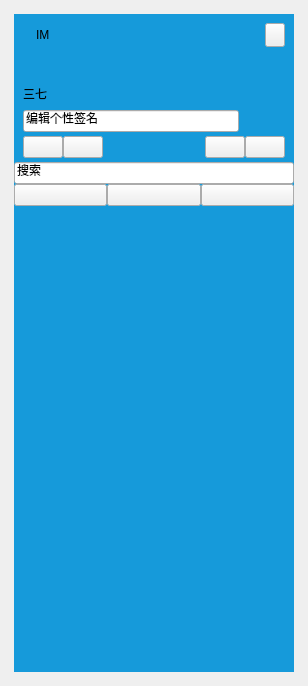
<?xml version="1.0" encoding="UTF-8"?>
<ui version="4.0">
 <class>MainForm</class>
 <widget class="QWidget" name="MainForm">
  <property name="geometry">
   <rect>
    <x>0</x>
    <y>0</y>
    <width>308</width>
    <height>686</height>
   </rect>
  </property>
  <property name="windowTitle">
   <string>Form</string>
  </property>
  <layout class="QGridLayout" name="gridLayout">
   <item row="0" column="0">
    <widget class="QWidget" name="main_widget" native="true">
     <property name="styleSheet">
      <string notr="true">*{
	font: 9pt &quot;微软雅黑&quot;;
}

#main_widget{
	border-radius:2px;
	border-image: url(:/sys/back.png) 5;
}

#centralwidget{
	border-radius:2px;
}

/*上部用户信息区域*/
#main_top{
	
}

#label_logo_name{
	color:#fff;
	font-size:9pt;
}

/*昵称，等级，签名等位置定义*/
#top_names *{
	color:#fff;
}

#top_names #label_nick{
	font-size:12pt;
}

#top_names #label_status{
	 
}

#top_names QLineEdit{
	color:#fff;
	font-size:10pt;
	background-color: rgba(255, 255, 255,0);
	border:none;
	border-radius:2px;
	 
}

#top_names QLineEdit:focus{
	background-color: rgb(255, 255, 255); 
	color:#000;
	border:1px solid rgb(213, 213, 213);
}

#top_names QLineEdit:hover{
	 border:1px solid rgba(0,0,0,100);
}


/*顶部按钮定义*/
#top_title QPushButton{
	border:none;
	width:24px;
	height:20px;
	border-radius:2px;
}

#top_title QPushButton:hover{
    border:1px solid rgb(13, 97, 137);
	background-color:rgb(212, 64, 39);
   
}
/*工具栏图标定义*/
#top_tools QPushButton{
	border:none;
	width:24px;
	height:20px;
	border-radius:2px;
}

#top_tools QPushButton:hover{
   border:1px solid rgb(13, 97, 137);
   
}

/*搜索框*/
QLineEdit#search{
	padding:6px;
	border:none;
	background-color: rgba(0,0,0,60);
	color: rgb(229, 229, 229);
	background-image: url(:/sys/search.png);
	background-repeat:no;
	background-position:right center;
	background-origin: content;
	
}

#search:focus{
	background-color: #fff;
	color: #000;
	border-bottom:1px solid #ccc;
}

#center_stack QWidget{
	background-color: rgba(255, 255, 255,230);
}

#center_stack QWidget&gt;QWidget{
	background-color: rgba(255, 255, 255,0);
}


#center_nav{
	min-height:38px;
	border-bottom:1px solid rgb(211, 225, 226);
	background-color: rgba(255, 255, 255,230);
}

#center_nav QPushButton{
	border:none;
	background-repeat:none;
	background-position:center;
	height:38px;

}

/*联系人列表图标定义---------开始*/
#center_nav QPushButton#pushButton_p{
	background-image: url(:/pic/qqicon_p_gray.png);
}

#center_nav QPushButton#pushButton_p:hover{
	background-image: url(:/pic/qqicon_p_blue.png);
}


#center_nav QPushButton#pushButton_q{
	background-image: url(:/pic/qqicon_q_gray.png);
}

#center_nav QPushButton#pushButton_q:hover{
	background-image: url(:/pic/qqicon_q_blue.png);
}



#center_nav QPushButton#pushButton_t{
	background-image: url(:/pic/qqicon_t_gray.png);
}

#center_nav QPushButton#pushButton_t:hover{
	background-image: url(:/pic/qqicon_t_blue.png);
}

/*联系人列表图标定义-----------结束*/



#main_bottom{
	border-bottom-left-radius:2px;
	border-bottom-right-radius:2px;
	border-top:1px solid rgba(0,0,0,40);
	background-color: rgba(255,255,255,190);
}
</string>
     </property>
     <layout class="QVBoxLayout" name="verticalLayout_2">
      <property name="leftMargin">
       <number>3</number>
      </property>
      <property name="topMargin">
       <number>3</number>
      </property>
      <property name="rightMargin">
       <number>3</number>
      </property>
      <property name="bottomMargin">
       <number>3</number>
      </property>
      <item>
       <widget class="QWidget" name="centralwidget" native="true">
        <property name="minimumSize">
         <size>
          <width>280</width>
          <height>0</height>
         </size>
        </property>
        <property name="styleSheet">
         <string notr="true">#centralwidget{
	background-color: rgb(22, 154, 218);
}</string>
        </property>
        <layout class="QVBoxLayout" name="verticalLayout">
         <property name="spacing">
          <number>0</number>
         </property>
         <property name="leftMargin">
          <number>0</number>
         </property>
         <property name="topMargin">
          <number>0</number>
         </property>
         <property name="rightMargin">
          <number>0</number>
         </property>
         <property name="bottomMargin">
          <number>0</number>
         </property>
         <item>
          <widget class="QWidget" name="main_top" native="true">
           <property name="minimumSize">
            <size>
             <width>0</width>
             <height>170</height>
            </size>
           </property>
           <property name="maximumSize">
            <size>
             <width>16777215</width>
             <height>170</height>
            </size>
           </property>
           <layout class="QVBoxLayout" name="verticalLayout_11">
            <property name="spacing">
             <number>0</number>
            </property>
            <property name="leftMargin">
             <number>0</number>
            </property>
            <property name="topMargin">
             <number>0</number>
            </property>
            <property name="rightMargin">
             <number>0</number>
            </property>
            <property name="bottomMargin">
             <number>0</number>
            </property>
            <item>
             <widget class="QWidget" name="top_title" native="true">
              <layout class="QHBoxLayout" name="horizontalLayout">
               <item>
                <widget class="QLabel" name="label_logo">
                 <property name="maximumSize">
                  <size>
                   <width>16</width>
                   <height>16</height>
                  </size>
                 </property>
                 <property name="text">
                  <string/>
                 </property>
                 <property name="pixmap">
                  <pixmap resource="../res.qrc">:/icon/龙.png</pixmap>
                 </property>
                 <property name="scaledContents">
                  <bool>true</bool>
                 </property>
                </widget>
               </item>
               <item>
                <widget class="QLabel" name="label_logo_name">
                 <property name="text">
                  <string>IM</string>
                 </property>
                </widget>
               </item>
               <item>
                <spacer name="horizontalSpacer">
                 <property name="orientation">
                  <enum>Qt::Horizontal</enum>
                 </property>
                 <property name="sizeHint" stdset="0">
                  <size>
                   <width>40</width>
                   <height>20</height>
                  </size>
                 </property>
                </spacer>
               </item>
               <item>
                <widget class="QPushButton" name="close_Button">
                 <property name="minimumSize">
                  <size>
                   <width>20</width>
                   <height>24</height>
                  </size>
                 </property>
                 <property name="maximumSize">
                  <size>
                   <width>20</width>
                   <height>24</height>
                  </size>
                 </property>
                 <property name="text">
                  <string/>
                 </property>
                 <property name="icon">
                  <iconset resource="../res.qrc">
                   <normaloff>:/pic/close1.png</normaloff>:/pic/close1.png</iconset>
                 </property>
                </widget>
               </item>
              </layout>
             </widget>
            </item>
            <item>
             <spacer name="verticalSpacer">
              <property name="orientation">
               <enum>Qt::Vertical</enum>
              </property>
              <property name="sizeHint" stdset="0">
               <size>
                <width>20</width>
                <height>136</height>
               </size>
              </property>
             </spacer>
            </item>
            <item>
             <widget class="QWidget" name="top_names" native="true">
              <property name="minimumSize">
               <size>
                <width>0</width>
                <height>0</height>
               </size>
              </property>
              <layout class="QHBoxLayout" name="horizontalLayout_4" stretch="1,0">
               <property name="spacing">
                <number>0</number>
               </property>
               <property name="leftMargin">
                <number>9</number>
               </property>
               <property name="topMargin">
                <number>0</number>
               </property>
               <property name="rightMargin">
                <number>0</number>
               </property>
               <property name="bottomMargin">
                <number>0</number>
               </property>
               <item>
                <widget class="QWidget" name="widget_2" native="true">
                 <layout class="QVBoxLayout" name="verticalLayout_4">
                  <property name="spacing">
                   <number>0</number>
                  </property>
                  <property name="leftMargin">
                   <number>0</number>
                  </property>
                  <property name="topMargin">
                   <number>0</number>
                  </property>
                  <property name="rightMargin">
                   <number>0</number>
                  </property>
                  <property name="bottomMargin">
                   <number>0</number>
                  </property>
                  <item>
                   <layout class="QHBoxLayout" name="horizontalLayout_5">
                    <item>
                     <widget class="QLabel" name="name_label">
                      <property name="text">
                       <string>三七</string>
                      </property>
                     </widget>
                    </item>
                    <item>
                     <spacer name="horizontalSpacer_3">
                      <property name="orientation">
                       <enum>Qt::Horizontal</enum>
                      </property>
                      <property name="sizeHint" stdset="0">
                       <size>
                        <width>40</width>
                        <height>20</height>
                       </size>
                      </property>
                     </spacer>
                    </item>
                   </layout>
                  </item>
                  <item>
                   <widget class="QLineEdit" name="sign_lineEdit">
                    <property name="focusPolicy">
                     <enum>Qt::ClickFocus</enum>
                    </property>
                    <property name="text">
                     <string>编辑个性签名</string>
                    </property>
                   </widget>
                  </item>
                 </layout>
                </widget>
               </item>
               <item>
                <widget class="QWidget" name="wether_widget" native="true">
                 <property name="minimumSize">
                  <size>
                   <width>55</width>
                   <height>55</height>
                  </size>
                 </property>
                 <layout class="QVBoxLayout" name="verticalLayout_5">
                  <property name="spacing">
                   <number>0</number>
                  </property>
                  <property name="leftMargin">
                   <number>0</number>
                  </property>
                  <property name="topMargin">
                   <number>0</number>
                  </property>
                  <property name="rightMargin">
                   <number>0</number>
                  </property>
                  <property name="bottomMargin">
                   <number>0</number>
                  </property>
                  <item>
                   <widget class="QLabel" name="weather_label">
                    <property name="text">
                     <string/>
                    </property>
                    <property name="pixmap">
                     <pixmap resource="../res.qrc">:/pic/wether/3.png</pixmap>
                    </property>
                    <property name="scaledContents">
                     <bool>true</bool>
                    </property>
                   </widget>
                  </item>
                 </layout>
                </widget>
               </item>
              </layout>
             </widget>
            </item>
            <item>
             <widget class="QWidget" name="top_tools" native="true">
              <layout class="QHBoxLayout" name="horizontalLayout_3">
               <property name="spacing">
                <number>0</number>
               </property>
               <property name="leftMargin">
                <number>9</number>
               </property>
               <property name="topMargin">
                <number>4</number>
               </property>
               <property name="bottomMargin">
                <number>4</number>
               </property>
               <item>
                <widget class="QPushButton" name="zone_Button">
                 <property name="text">
                  <string/>
                 </property>
                 <property name="icon">
                  <iconset resource="../res.qrc">
                   <normaloff>:/pic/qq_tool_zone.png</normaloff>:/pic/qq_tool_zone.png</iconset>
                 </property>
                </widget>
               </item>
               <item>
                <widget class="QPushButton" name="mail_Button">
                 <property name="text">
                  <string/>
                 </property>
                 <property name="icon">
                  <iconset resource="../res.qrc">
                   <normaloff>:/pic/qq_tool_mail.png</normaloff>:/pic/qq_tool_mail.png</iconset>
                 </property>
                </widget>
               </item>
               <item>
                <spacer name="horizontalSpacer_2">
                 <property name="orientation">
                  <enum>Qt::Horizontal</enum>
                 </property>
                 <property name="sizeHint" stdset="0">
                  <size>
                   <width>40</width>
                   <height>20</height>
                  </size>
                 </property>
                </spacer>
               </item>
               <item>
                <widget class="QPushButton" name="skin_Button">
                 <property name="text">
                  <string/>
                 </property>
                 <property name="icon">
                  <iconset resource="../res.qrc">
                   <normaloff>:/pic/qq_tool_skin.png</normaloff>:/pic/qq_tool_skin.png</iconset>
                 </property>
                 <property name="autoDefault">
                  <bool>false</bool>
                 </property>
                 <property name="default">
                  <bool>false</bool>
                 </property>
                 <property name="flat">
                  <bool>false</bool>
                 </property>
                </widget>
               </item>
               <item>
                <widget class="QPushButton" name="talk_Button">
                 <property name="text">
                  <string/>
                 </property>
                 <property name="icon">
                  <iconset resource="../res.qrc">
                   <normaloff>:/pic/qq_tool_talk.png</normaloff>:/pic/qq_tool_talk.png</iconset>
                 </property>
                </widget>
               </item>
              </layout>
             </widget>
            </item>
            <item>
             <widget class="QLineEdit" name="search">
              <property name="focusPolicy">
               <enum>Qt::ClickFocus</enum>
              </property>
              <property name="text">
               <string>搜索</string>
              </property>
             </widget>
            </item>
           </layout>
          </widget>
         </item>
         <item>
          <widget class="QWidget" name="main_center" native="true">
           <layout class="QVBoxLayout" name="verticalLayout_7">
            <property name="spacing">
             <number>0</number>
            </property>
            <property name="leftMargin">
             <number>0</number>
            </property>
            <property name="topMargin">
             <number>0</number>
            </property>
            <property name="rightMargin">
             <number>0</number>
            </property>
            <property name="bottomMargin">
             <number>0</number>
            </property>
            <item>
             <widget class="QWidget" name="center_nav" native="true">
              <layout class="QHBoxLayout" name="horizontalLayout_2">
               <property name="spacing">
                <number>0</number>
               </property>
               <property name="leftMargin">
                <number>0</number>
               </property>
               <property name="topMargin">
                <number>0</number>
               </property>
               <property name="rightMargin">
                <number>0</number>
               </property>
               <property name="bottomMargin">
                <number>0</number>
               </property>
               <item>
                <widget class="QPushButton" name="pushButton_p">
                 <property name="text">
                  <string/>
                 </property>
                </widget>
               </item>
               <item>
                <widget class="QPushButton" name="pushButton_q">
                 <property name="text">
                  <string/>
                 </property>
                </widget>
               </item>
               <item>
                <widget class="QPushButton" name="pushButton_t">
                 <property name="text">
                  <string/>
                 </property>
                </widget>
               </item>
              </layout>
             </widget>
            </item>
            <item>
             <widget class="QStackedWidget" name="center_stack">
              <property name="currentIndex">
               <number>0</number>
              </property>
              <widget class="QWidget" name="page_4">
               <layout class="QVBoxLayout" name="verticalLayout_8">
                <property name="spacing">
                 <number>0</number>
                </property>
                <property name="leftMargin">
                 <number>0</number>
                </property>
                <property name="topMargin">
                 <number>0</number>
                </property>
                <property name="rightMargin">
                 <number>0</number>
                </property>
                <property name="bottomMargin">
                 <number>0</number>
                </property>
               </layout>
              </widget>
              <widget class="QWidget" name="page_5">
               <layout class="QVBoxLayout" name="verticalLayout_9"/>
              </widget>
              <widget class="QWidget" name="page_6">
               <layout class="QVBoxLayout" name="verticalLayout_10"/>
              </widget>
             </widget>
            </item>
           </layout>
          </widget>
         </item>
         <item>
          <widget class="QWidget" name="main_bottom" native="true">
           <property name="minimumSize">
            <size>
             <width>0</width>
             <height>30</height>
            </size>
           </property>
           <property name="maximumSize">
            <size>
             <width>16777215</width>
             <height>60</height>
            </size>
           </property>
          </widget>
         </item>
        </layout>
       </widget>
      </item>
     </layout>
    </widget>
   </item>
  </layout>
 </widget>
 <resources>
  <include location="../res.qrc"/>
 </resources>
 <connections/>
</ui>
